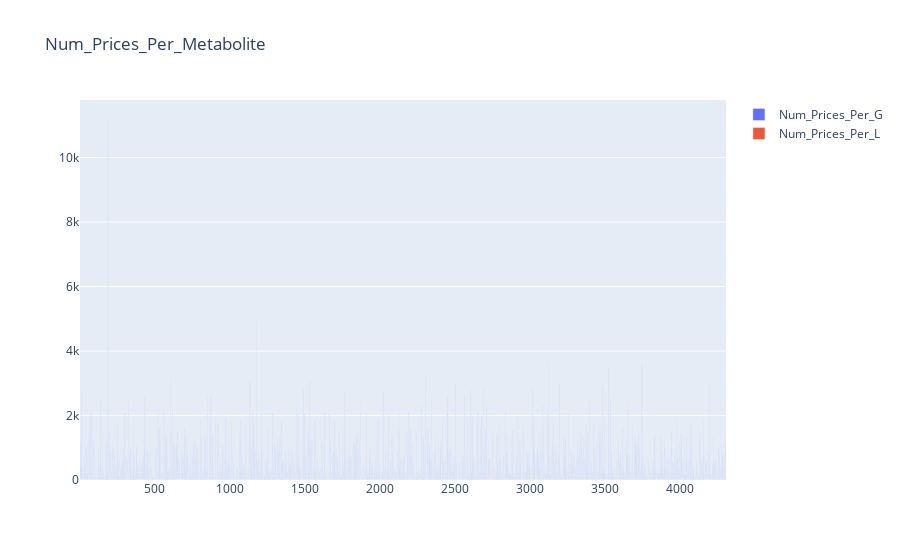

The code cell stored with this chart in its notebook:
### Markdown cell above
------------

### Code cell
data = go.Bar(x = df.metabolite_id, y = df.num_price_per_g, name = 'Num_Prices_Per_G')
data1 = go.Bar(x = df.metabolite_id, y = df.num_price_per_l, name = 'Num_Prices_Per_L')

layout = go.Layout(barmode='overlay', title = 'Num_Prices_Per_Metabolite')
#layout = go.Layout(barmode='stack', title = 'Num_Prices_Per_Metabolite')  
#este é melhor para ver o numero total de preços de cada metabolito, ele acrescenta ao nº de preços de uma unidade o nº da outra unidade
                                                                    

fig = go.Figure(data  = [data,data1], layout = layout)
po.iplot(fig, show_link= False) # para ver aqui no jupyter
#po.plot(fig)                     # para ver num separador a parte

### Figure 1 — Plotly figure (JSON) as saved in the notebook; plotly's stock layout.template omitted (floating-point values rounded to 4 significant figures; data arrays with more than 128 entries replaced by an {"elided": "..."} marker saying what was removed)
{"data": [{"name": "Num_Prices_Per_G", "type": "bar", "x": {"elided": "2286 str values"}, "y": {"elided": "2286 int values"}}, {"name": "Num_Prices_Per_L", "type": "bar", "x": {"elided": "2286 str values"}, "y": {"elided": "2286 int values"}}], "layout": {"barmode": "overlay", "title": {"text": "Num_Prices_Per_Metabolite"}}}
